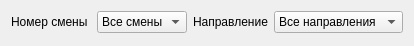
<?xml version="1.0" encoding="UTF-8"?>
<ui version="4.0">
 <class>ShiftNumSectorsGroupPickerWidget</class>
 <widget class="QWidget" name="ShiftNumSectorsGroupPickerWidget">
  <property name="geometry">
   <rect>
    <x>0</x>
    <y>0</y>
    <width>386</width>
    <height>46</height>
   </rect>
  </property>
  <property name="windowTitle">
   <string>Form</string>
  </property>
  <layout class="QFormLayout" name="formLayout">
   <item row="0" column="0">
    <layout class="QHBoxLayout" name="horizontalLayout">
     <item>
      <widget class="QLabel" name="shiftNumLabel">
       <property name="text">
        <string>Номер смены </string>
       </property>
      </widget>
     </item>
     <item>
      <widget class="QComboBox" name="shiftNumComboBox">
       <item>
        <property name="text">
         <string>Все смены</string>
        </property>
       </item>
       <item>
        <property name="text">
         <string>Смена 1</string>
        </property>
       </item>
       <item>
        <property name="text">
         <string>Смена 2</string>
        </property>
       </item>
       <item>
        <property name="text">
         <string>Смена 3</string>
        </property>
       </item>
       <item>
        <property name="text">
         <string>Смена 4</string>
        </property>
       </item>
       <item>
        <property name="text">
         <string>Смена 5</string>
        </property>
       </item>
       <item>
        <property name="text">
         <string>Смена 6</string>
        </property>
       </item>
      </widget>
     </item>
     <item>
      <widget class="QLabel" name="sectorsGroupLabel">
       <property name="text">
        <string>Направление</string>
       </property>
      </widget>
     </item>
     <item>
      <widget class="QComboBox" name="sectorsGroupComboBox">
       <item>
        <property name="text">
         <string>Все направления</string>
        </property>
       </item>
       <item>
        <property name="text">
         <string>Киев/Харьков</string>
        </property>
       </item>
      </widget>
     </item>
    </layout>
   </item>
  </layout>
 </widget>
 <resources/>
 <connections/>
</ui>
